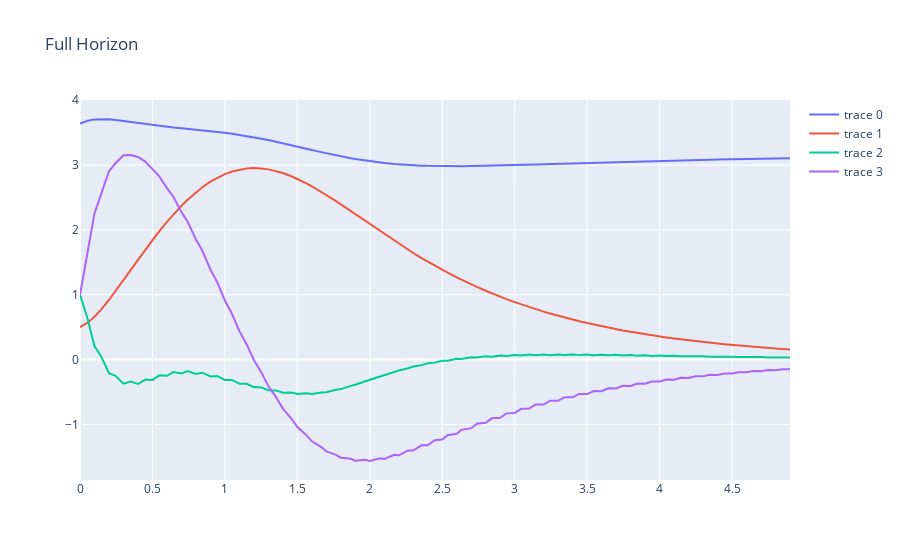

The code cell stored with this chart in its notebook:
### Code cell
# x_nom = torch.tensor([np.pi, 0., 0., 0.], dtype=vf.dtype)
# u_nom = torch.zeros(vf.u_dim[0], dtype=vf.dtype)
# Q = torch.diag(torch.tensor([.1, .1, .1, .1]))
# R = torch.diag(torch.tensor([.001, .001]))
# ctrl, S = controllers.get_lqr_controller(sys.dx, x_nom, u_nom, Q, R, vf.u_lo[0], vf.u_up[0])

ctrl = controllers.get_limited_lookahead_controller(get_value_function(offline_horizon)[0])

x0 = torch.tensor([np.pi+.5, .5, 1., 1.], dtype=vf.dtype)
x_traj_sim, t_traj_sim = controllers.sim_ctrl(x0, vf.u_dim[0], sys.dx, ctrl, .1, 50)
controllers.plot_sim(t_traj_sim, x_traj_sim, "Full Horizon").show()
